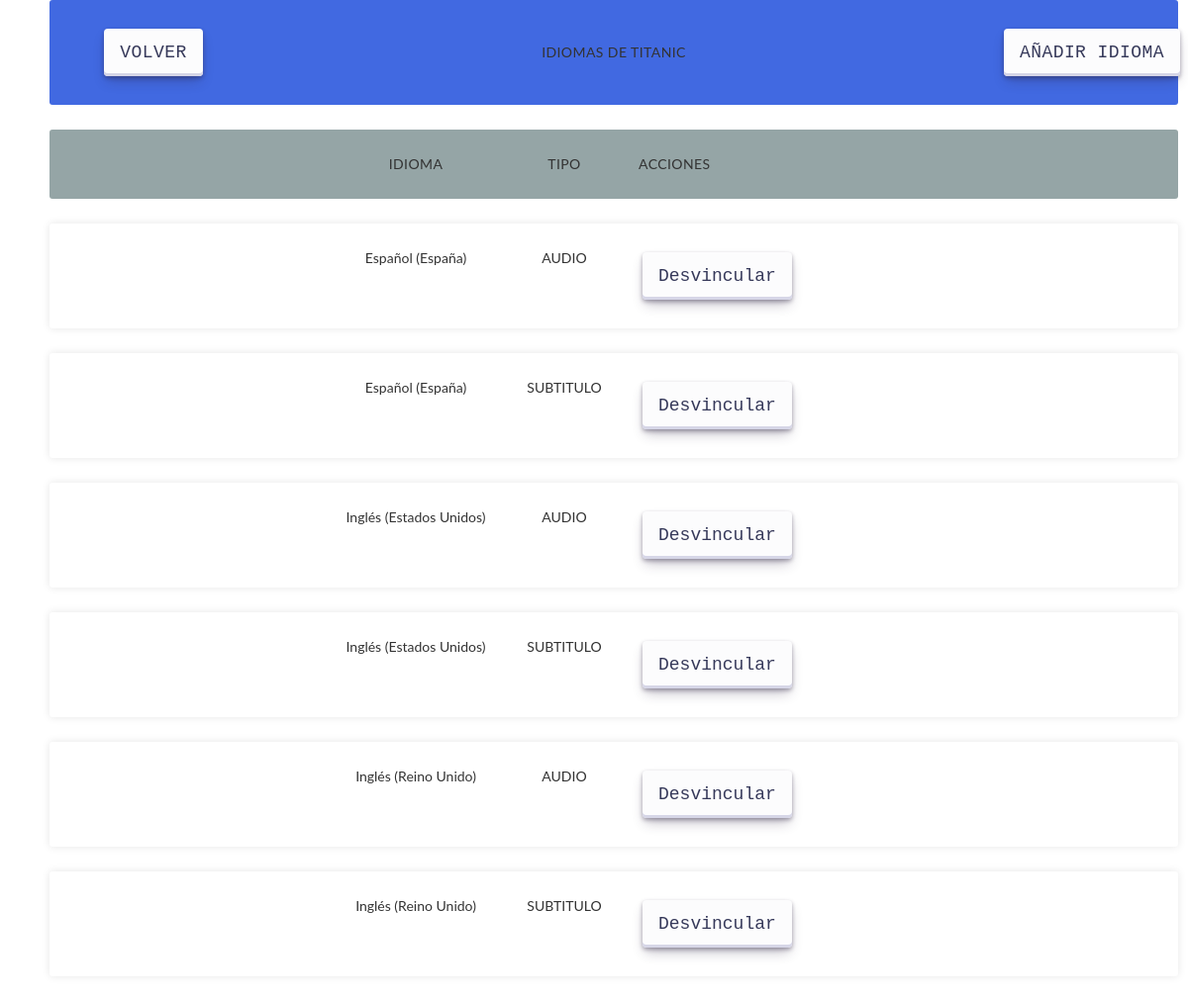
The page /views/pelicula_idioma/index.php?id=1 on the database its author committed.
### tables this page shows
CREATE TABLE PELICULAS(
                                   ID MEDIUMINT NOT NULL AUTO_INCREMENT,
                                   TITULO VARCHAR(255) NOT NULL,
                                   PLATAFORMA MEDIUMINT NOT NULL,
                                   DIRECTOR MEDIUMINT NOT NULL,
                                   PUNTUACION FLOAT NOT NULL,
                                   CLASIFICACION MEDIUMINT NOT NULL,
                                   GENERO MEDIUMINT NOT NULL,
                                   PORTADA mediumint NOT NULL,
                                   DURACION INT NOT NULL,
                                   CONSTRAINT PK_PELICULA PRIMARY KEY(ID),
                                   CONSTRAINT FK_PELICULA_PLATAFORMA FOREIGN KEY(PLATAFORMA) REFERENCES PLATAFORMAS(ID),
                                   CONSTRAINT FK_PELICULA_DIRECTOR FOREIGN KEY(DIRECTOR) REFERENCES DIRECTORES(ID),
                                   CONSTRAINT FK_PELICULA_CLASIFICACION FOREIGN KEY(CLASIFICACION) REFERENCES CLASIFICACIONES(ID),
                                   CONSTRAINT FK_PELICULA_GENERO FOREIGN KEY(GENERO) REFERENCES GENEROS(ID),
                                   CONSTRAINT FK_PELICULA_PORTADA FOREIGN KEY(PORTADA) REFERENCES  PORTADA(ID)
                                       ON UPDATE CASCADE
                                       ON DELETE CASCADE
);

CREATE TABLE PELICULA_IDIOMAS(
                                          ID_PELICULA MEDIUMINT NOT NULL,
                                          ID_IDIOMA MEDIUMINT NOT NULL,
                                          TIPO ENUM('AUDIO', 'SUBTITULO') NOT NULL,
                                          CONSTRAINT PK_PELICULA_IDIOMA PRIMARY KEY(ID_PELICULA, ID_IDIOMA, TIPO),
                                          CONSTRAINT FK_PELICULA_IDIOMA_PELICULA FOREIGN KEY(ID_PELICULA) REFERENCES PELICULAS(ID),
                                          CONSTRAINT FK_PELICULA_IDIOMA_IDIOMA FOREIGN KEY(ID_IDIOMA) REFERENCES IDIOMAS(ID)
                                              ON UPDATE CASCADE
                                              ON DELETE CASCADE
);

CREATE TABLE IDIOMAS(
                                 ID MEDIUMINT NOT NULL AUTO_INCREMENT,
                                 NOMBRE VARCHAR(255) NOT NULL,
                                 ISO_CODE VARCHAR(255) UNIQUE NOT NULL,
                                 CONSTRAINT PK_IDIOMA PRIMARY KEY(ID)
);

### models/Pelicula.php (called while the page is built, shortened)
<?php
require_once( $_SERVER['DOCUMENT_ROOT'].'/MASW04_actividad_1/utils/Database.php');
class Pelicula
    {
        private $id;
        private $titulo;
        private $database;
        function constructor($idPelicula, $tituloPelicula, $plataformaPelicula, $directorPelicula,
                               $puntuacionPelicula, $clasificacionPelicula, $generoPelicula, $portadaPelicula,
                               $duracionPelicula)
        {
            $this->id = $idPelicula;
            $this->titulo = $tituloPelicula;
            $this->database = Database::getInstance();
        }
        public function __construct()
        {
            $params = func_get_args();
            $num_params = func_num_args();
        }
        public function get()
        {
            $connection = $this->database->getConnection();
            $query = "SELECT * FROM filmaviu.peliculas WHERE ID = '$this->id'";
            $result = $connection->query($query);
            $pelicula = null;
            foreach ($result as $item)
            {
                $pelicula = new Pelicula(
                    $item['ID'],
                    $item['TITULO'],
                    $item['PLATAFORMA'],
                    $item['DIRECTOR'],
                    $item['PUNTUACION'],
                    $item['CLASIFICACION'],
                    $item['GENERO'],
                    $item['PORTADA'],
                    $item['DURACION']
                );
            }
            $this->database->closeConnection();
            return $pelicula;
        }
        public function getId()
        {
            return $this->id;
        }
        public function getTitulo()
        {
            return $this->titulo;
        }
    }
?>

### utils/Database.php (called while the page is built, shortened)
<?php
    class Database
    {
        private $db_host = "localhost";
        private $db_user = "root";
        private $db_password = "root";
        private $db_database = "filmaviu";
        private $mysqli = null;
        private static $instance;
        public static function getInstance()
        {
            if (!isset(self::$instance))
            {
                self::$instance = new self;
            }
            return self::$instance;
        }
        public function getConnection()
        {
            if ($this->mysqli == null)
            {
                $this->mysqli = $this->createConnection();
            }
            return $this->mysqli;
        }
        public function closeConnection()
        {
            if ($this->mysqli != null)
            {
                $this->mysqli = null;
            }
        }
        private function createConnection()
        {
            $mysqli = @new mysqli(
                $this->db_host,
                $this->db_user,
                $this->db_password,
                $this->db_database
            );
            return $mysqli;
        }
    }
?>

### controllers/PeliculaController.php (called while the page is built, shortened)
<?php
require_once( $_SERVER['DOCUMENT_ROOT'].'/MASW04_actividad_1/models/Pelicula.php');
function obtenerPelicula($idPelicula)
{
    $model = new Pelicula($idPelicula, null, null, null, null, null, null, null, null);
    $peliculaObjeto = $model->get();
    return $peliculaObjeto;
}
?>

### models/PeliculaIdioma.php (called while the page is built, shortened)
<?php
require_once($_SERVER['DOCUMENT_ROOT'] . '/MASW04_actividad_1/utils/Database.php');
class PeliculaIdioma
{
    private $idPelicula;
    private $idIdioma;
    private $tipo;
    function constructor($idPelicula, $idIdioma, $tipo)
    {
        $this->idPelicula = $idPelicula;
        $this->idIdioma = $idIdioma;
        $this->tipo = $tipo;
        $this->database = Database::getInstance();
    }
    public function __construct()
    {
        $params = func_get_args();
        $num_params = func_num_args();
    }
    public function getAllIdiomas()
    {
        $connection = $this->database->getConnection();
        $query = "SELECT * FROM filmaviu.pelicula_idiomas ID_IDIOMA WHERE ID_PELICULA = '$this->idPelicula'";
        $result = $connection->query($query);
        $listData = [];
        foreach ($result as $item) {
            $peliculaIdioma = new PeliculaIdioma($item['ID_PELICULA'], $item['ID_IDIOMA'], $item['TIPO']);
            array_push($listData, $peliculaIdioma);
        }
        $this->database->closeConnection();
        return $listData;
    }
    public function getIdIdioma()
    {
        return $this->idIdioma;
    }
    public function getTipo()
    {
        return $this->tipo;
    }
}
?>

### controllers/PeliculaIdiomaController.php (called while the page is built, shortened)
<?php
require_once($_SERVER['DOCUMENT_ROOT'] . '/MASW04_actividad_1/models/PeliculaIdioma.php');
function listarPeliculaIdiomasAll($idPelicula)
{
    $model = new PeliculaIdioma($idPelicula, null, null);
    $listaIdiomasPorTipo = $model->getAllIdiomas();
    return $listaIdiomasPorTipo;
}
?>

### models/Idioma.php (called while the page is built, shortened)
<?php
   require_once( $_SERVER['DOCUMENT_ROOT'].'/MASW04_actividad_1/utils/Database.php');
    class Idioma
    {
        private $id;
        private $nombre;
        private $database;
    private function constructor($idIdioma, $nombreIdioma, $isoCodeIdioma)
    {
        $this->id = $idIdioma;
        $this->nombre = $nombreIdioma;
        $this->database = Database::getInstance();
    }
    public function __construct()
    {
        $params = func_get_args();
        $num_params = func_num_args();
    }
        public function get()
        {
            $connection = $this->database->getConnection();
            $query = "SELECT * FROM filmaviu.idiomas WHERE ID = " .$this->id;
            $result = $connection->query($query);
            $idioma = null;
            foreach ($result as $item)
            {
                $idioma = new Idioma($item['ID'], $item['NOMBRE'], $item['ISO_CODE']);
            }
            $this->database->closeConnection();
            return $idioma;
        }
        public function getNombre()
        {
            return $this->nombre;
        }
}
?>

### controllers/IdiomaController.php (called while the page is built, shortened)
<?php
require_once( $_SERVER['DOCUMENT_ROOT'].'/MASW04_actividad_1/models/Idioma.php');
function obtenerIdioma($idIdioma)
{
    $model = new Idioma($idIdioma, null, null);
    $idiomaObjeto = $model->get();
    return $idiomaObjeto;
}
?>

### views/pelicula_idioma/index.php (the view, shortened to what this page needs)
<div>
    <link rel="stylesheet" href="../styles/biblioteca.css" type="text/css">
    <link rel="stylesheet" href="../styles/bootstrap.css" type="text/css">
    <?php
    require_once($_SERVER['DOCUMENT_ROOT'] . '/MASW04_actividad_1/controllers/PeliculaIdiomaController.php');
    require_once($_SERVER['DOCUMENT_ROOT'] . '/MASW04_actividad_1/controllers/PeliculaController.php');
    require_once($_SERVER['DOCUMENT_ROOT'] . '/MASW04_actividad_1/controllers/IdiomaController.php');
    ?>
    <div class="table_container">
        <ul class="items_table">
            <?php
            if (isset($_GET['id'])) {
            $idPelicula = $_GET['id'];
                    ?>
            <li class="table-title">
                <div class="item_column">
                    <a class="btn btn-success" href="../pelicula/index.php">
                        Volver
                    </a>
                </div>
                <div class="item_column">IDIOMAS de
                    <?php
                    $pelicula = obtenerPelicula($idPelicula);
                    echo $pelicula->getTitulo();
                    ?></div>
                <div class="item_column">
                    <a class="btn btn-success" href="new.php?id=<?php echo $pelicula->getId(); ?>">
                        Añadir Idioma
                    </a>
                </div>
            </li>
            <li class="table-header-center">
                <div class="item_column">IDIOMA</div>
                <div class="item_column">TIPO</div>
                <div class="item_column_wide">Acciones</div>
            </li>
            <?php
            $listaPeliculaIdiomas = listarPeliculaIdiomasAll($idPelicula);
            if (count($listaPeliculaIdiomas) > 0)
            {
            foreach ($listaPeliculaIdiomas as $peliculaIdiomas) {
                ?>
                <li class="table-row-form">
                    <div class="item_column" data-label="Idioma">
                        <?php
                        $idioma = obtenerIdioma($peliculaIdiomas->getIdIdioma());
                        echo $idioma->getNombre();
                        ?></div>
                    <div class="item_column" data-label="Tipo"><?php echo $peliculaIdiomas->getTipo(); ?></div>
                    <div class="item_column_wide" data-label="Acciones">
                        <div class="btn-group" role="group">
                            <form name="desvincular-pelicula-idioma" action="" method="POST" style="...">
                                <input style="float: right;" type="submit" value="Desvincular"
                                       class="btn btn-primary" name="botonDesvincular"/>
                            </form>
                        </div>
                    </div>
                </li>
                <?php
            }
            } else {
                ?>
                <li class="table-warning">
                    <div class="item_column">No hay idiomas vinculados a esta pelicula.</div>
                </li>
                <?php
            }
            ?>
        </ul>
    </div>
<?php
}
else {
    ?>
    <div class="alerta alerta-warning" role="alert">
        Esta vista se ha abierto incorrectamente. Para acceder, primero entre en "Peliculas" y despues en "Idiomas".
    </div>
    <?php
}
?>
</div>

### views/styles/biblioteca.css (style rules this page uses)
.table_container { max-width: 1920px; margin-left: auto; margin-right: auto; padding-left: 10px; padding-right: 10px; }
.items_table { font-family: 'lato', sans-serif; }
.items_table li { border-radius: 3px; padding: 25px 30px; display: flex; justify-content: space-between; margin-bottom: 25px; }
.items_table .table-title { background-color: royalblue; font-size: 14px; text-transform: uppercase; letter-spacing: 0.03em; display: flex; justify-content: space-between; align-items: center; }
.items_table .table-header-center { background-color: #95A5A6; font-size: 14px; text-transform: uppercase; letter-spacing: 0.03em; display: flex; justify-content: center; }
.items_table .table-row-form { background-color: #ffffff; box-shadow: 0px 0px 9px 0px rgba(0, 0, 0, 0.1); display: flex; justify-content: center; }
.item_column { width: 150px !important; text-align: center; }
.item_column_wide { width: 250px !important; display: inline-flex; align-content: space-between; }
.table_container .btn { align-items: center; appearance: none; background-color: #FCFCFD; border-radius: 4px; border-width: 0; box-shadow: rgba(45, 35, 66, 0.4) 0 2px 4px,rgba(45, 35, 66, 0.3) 0 7px 13px -3px,#D6D6E7 0 -3px 0 inset; box-sizing: border-box; color: #36395A; cursor: pointer; display: inline-flex; font-family: "JetBrains Mono",monospace; height: 48px; justify-content: center; line-height: 1; list-style: none; overflow: hidden; padding-left: 16px; padding-right: 16px; position: relative; text-align: left; text-decoration: none; transition: box-shadow .15s,transform .15s; user-select: none; -webkit-user-select: none; touch-action: manipulation; white-space: nowrap; will-change: box-shadow,transform; font-size: 18px; min-width: 100px; max-width: 300px; margin: 4px; }

### rows shown on the page
peliculas: TITULO "TITANIC"
pelicula_idiomas: ID_IDIOMA.NOMBRE "Español (España)", TIPO "AUDIO"
pelicula_idiomas: ID_IDIOMA.NOMBRE "Español (España)", TIPO "SUBTITULO"
pelicula_idiomas: ID_IDIOMA.NOMBRE "Inglés (Estados Unidos)", TIPO "AUDIO"
pelicula_idiomas: ID_IDIOMA.NOMBRE "Inglés (Estados Unidos)", TIPO "SUBTITULO"
pelicula_idiomas: ID_IDIOMA.NOMBRE "Inglés (Reino Unido)", TIPO "AUDIO"
pelicula_idiomas: ID_IDIOMA.NOMBRE "Inglés (Reino Unido)", TIPO "SUBTITULO"
